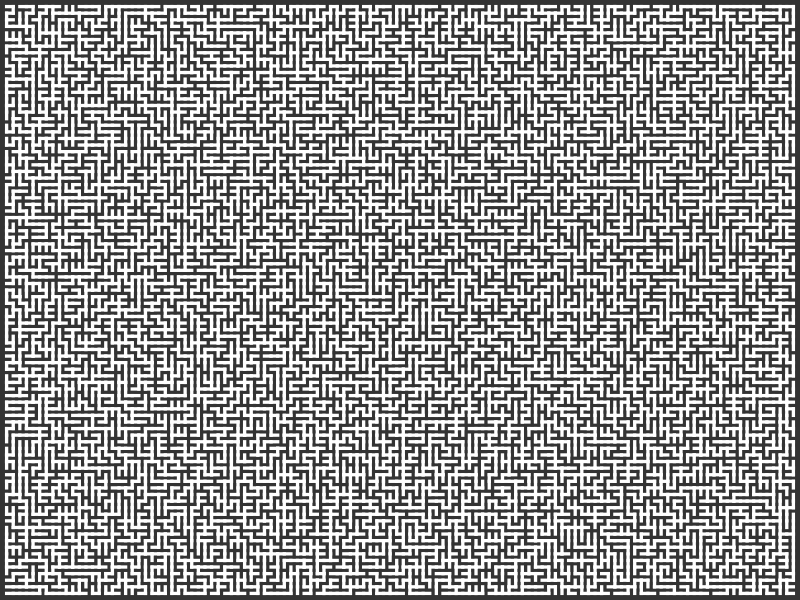

The Python source for this figure:
# coding = utf-8

import random
import cairo
from itertools import product

def grid(*size):
    
    def neighbors(v):
        neighborhood = []
        for i in range(len(size)):
            for dx in [-1,1]:
                w = list(v)
                w[i] += dx
                if 0 <= w[i] < size[i]:
                    neighborhood.append(tuple(w))
        return neighborhood
        
    return {v: neighbors(v) for v in product(*map(range, size))}
    

def ust(graph):
    
    root = random.choice(graph.keys())     
    parent = {root: None}
    tree = set([root])
    
    for vertex in graph:
        v = vertex
        while v not in tree:
            neighbor = random.choice(graph[v])
            parent[v] = neighbor
            v = neighbor

        v = vertex
        while v not in tree:
            tree.add(v)
            v = parent[v]
    return parent
    
def draw_ust(*size):
    m,n,W,H = size
    G = grid(m,n)
    T = ust(G)

    surface = cairo.ImageSurface(cairo.FORMAT_ARGB32, W, H)
    cr = cairo.Context(surface)
    cr.scale(W/(m+1.0),H/(n+1.0))
    cr.translate(1,1)
    cr.set_source_rgb(1,1,1)
    cr.paint()
    cr.set_line_cap(2)

    for v, w in T.items():
        a, b = v
        if w:
            c, d = w
            cr.set_source_rgb(0.2,0.2,0.2)
            cr.set_line_width(0.4)
            cr.move_to(a,b)
            cr.line_to(c,d)
            cr.stroke()
    surface.write_to_png("Uniform_Spanning_Tree.png")

draw_ust(120,90,800,600)
